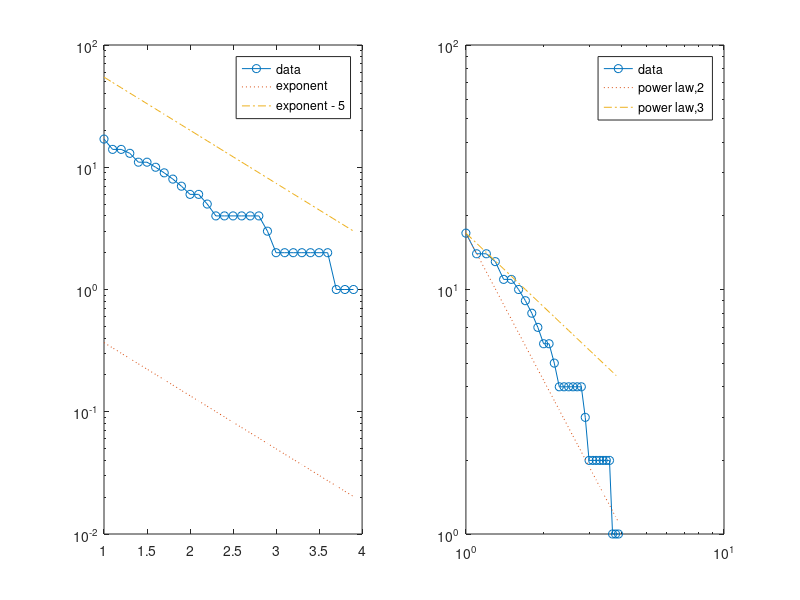

This figure's MATLAB source: (Note: this script raises an error after producing the figure.)
%% VALIDATING THE MONKEYS DATASET (Dominance-based Attachment Model)
% Bijan Ranjbar-Sahraei
% 
% <<monkeys.jpg>>
% 
% The monkeys were assigned to "troops". The "co-observations" 
% of collections of individuals are reported. 
%
% Source: <http://moreno.ss.uci.edu/data.html#howler>

%% Importing Data
clear all
load monkeys_data.mat

%% Preprocessing 
% Preprocessing the data to make it lower triangular and normalized.
n = size(data,1);
data_tril = tril(data,-1);

%% 
% Whenever an agent doesn't have any decendent, we give it a self loop.
for i = 1 : n
    if sum(data_tril(i,:)) == 0
        data_tril(i,i) = 1;
    end
end
data_normalized = data_tril ./ (sum(data_tril,2) * ones(1,n)) ;


%% 
% Extracting the network hierarchy
H = data_normalized > 0;
W_tril = tril(data_normalized,-1);
W = W_tril + W_tril';
for i = 1 : n
    if sum(W_tril(i,:)) == 0
        W(i,i) = 1;
    end
end

%% Degree Distribution
% Here we compare the degree distribution with exponential and power law
% distributions.

ccdf_x = 1:.1:max(sum(W,2));  % the partitions of the x-axis
df_hist = hist(sum(W,2),ccdf_x);
ccdf_hist = cumsum(df_hist(end:-1:1));
ccdf_hist = ccdf_hist(end:-1:1);  % computing the cummulative degree distribution
subplot(121)
semilogy(ccdf_x, ccdf_hist,'-o')
hold on
semilogy(ccdf_x, exp(-ccdf_x),':')  % approximation of power law
semilogy(ccdf_x, exp(5-ccdf_x),'-.')  % approximation of power law
legend('data','exponent','exponent - 5')


subplot(122)
loglog(ccdf_x, ccdf_hist,'-o')
hold on
loglog(ccdf_x, n * ccdf_x.^(-2),':')  % approximation of power law
loglog(ccdf_x, n * ccdf_x.^(-1),'-.')  % approximation of power law
legend('data','power law,2','power law,3')



%% Strength Distribution Predictions
% Using the hierarchy network, we generate the PA model and compare the
% predicted strength distributions and real distribution.
Wg = genericModel(H,'DA');

ccdf_x_g = 1:.1:max(sum(Wg,2));  % the partitions of the x-axis
df_hist_g = hist(sum(Wg,2),ccdf_x_g);
ccdf_hist_g = cumsum(df_hist_g(end:-1:1));
ccdf_hist_g = ccdf_hist_g(end:-1:1);  % computing the cummulative degree distribution


figure('OuterPosition', [400 400 250 250])

semilogy(ccdf_x,ccdf_hist,'o')
hold on
semilogy(ccdf_x_g,ccdf_hist_g,'*')
legend('Real-World Data','DBE predictions')

xlabel('node strength')
ylabel('frequency')

set(gcf,'PaperPositionMode','auto'); print('figs/monkeys_distribution','-depsc','-tiff')


%% Edge Comparison
% In the previous section we showed the predictions of strength
% distributions. In this section, we compare the single weights with each
% other.

edges = tril(W,-1);
edgesG = tril(Wg,-1);



figure('OuterPosition', [400 400 250 250])

plot(edges(:),edgesG(:),'o'); lsline
xlabel('edge weights')
ylabel('estimate edge weights')

set(gcf,'PaperPositionMode','auto'); print('figs/monkeys_regression','-depsc','-tiff')
xlabel('real edge weights')
ylabel('predicted edge weights')

